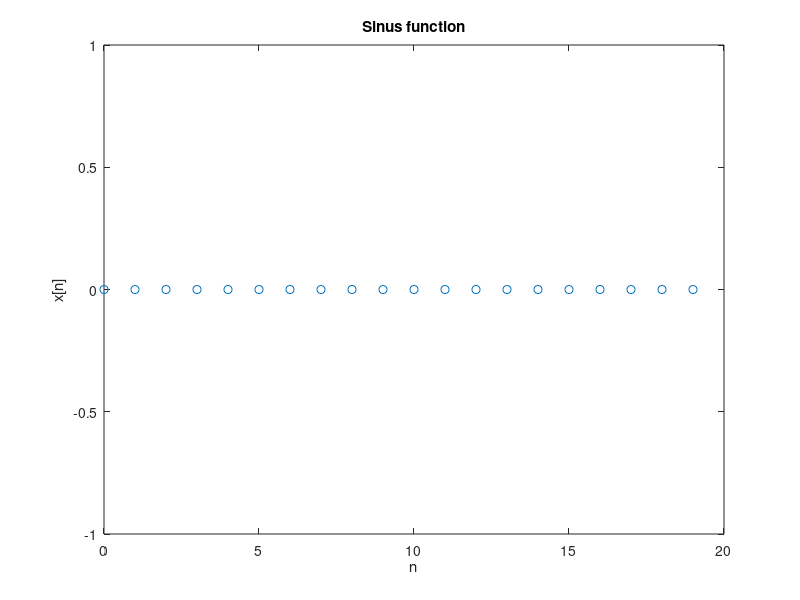

Here is the MATLAB script that generated this plot:
function x = sinus(n, N)


if nargin < 2
   N = 20;
end
if nargin < 1
   n = 0;
end


if n > N - 1
    disp('error, n should be inferior or equal to N - 1');

elseif n < 0
    disp('error, n should be superior or equal to 0');
    
else
    
    
    array = zeros(N,1);
  
    
    for j = 1 : N
       array(j) = sin(2*pi*1/(N/n) *j);
    end
    
    
    
    
    x = array;
    
    axis = zeros(N,1);
    for i = 1:N
        axis(i) = i - 1;
    end
    
   
    plot(axis,array, 'o');
   
     
end
     xlabel('n');
     ylabel('x[n]');
    
     title('Sinus function');
  
end


